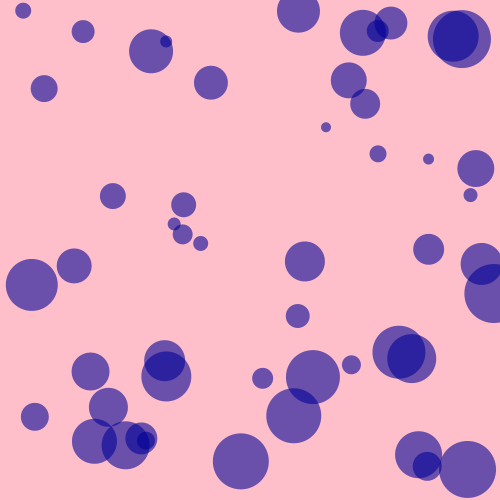
Frame 1 (no input)
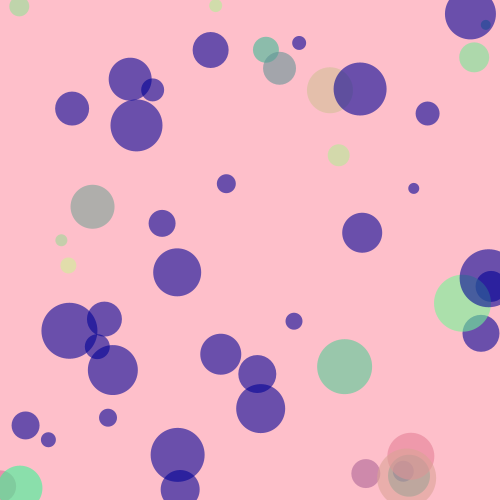
Frame 60 (the mouse pressed at the canvas centre just before this capture)
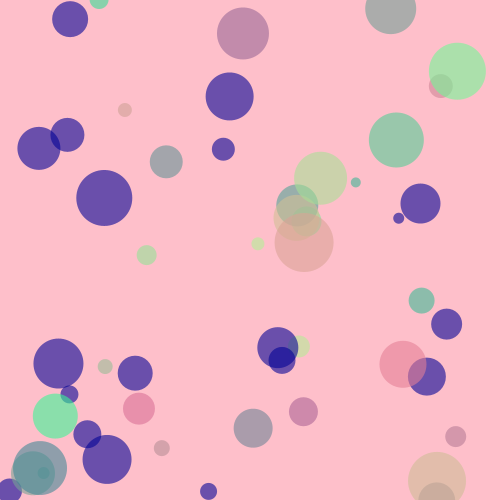
Frame 120 (the mouse held since frame 60 and released just before this capture)

The Processing sketch that drew these frames (run headless with seeded random() and noise(); from frame 60 on, the mouse is pressed at the canvas centre):

// Processing sketch: Day08_5_arrays_bouncingBalls
// ── Day08_5_arrays_bouncingBalls.pde
/*
  Arrays - Velocity & Fill
 
 If there's a datatype or a variable for it, chances are, you can use an 
 array to store it. Here, we'll use arrays to hold additional data about
 velocity (speed in a given direction) and fill. 
 */


int numCircle = 50; // change this to change the # of circles on screen. Must be a whole number.

// remember: datatype, [], name, "new," datatype, and # of things.
float[] r = new float [numCircle]; // r will hold r values for RGB color.
float[] g = new float [numCircle]; // same with g.

float[] circleX = new float [numCircle]; // x positions
float[] velX = new float [numCircle]; // x velocities (speed and direction along x axis)

float[] circleY = new float [numCircle]; // y positions
float[] velY = new float [numCircle]; // y velocities (speed and direction along y axis)


// now let's set these suckers up.
void setup() {
  size(500, 500); // declare the size of your sketch
  smooth(); // use smooth so that your circles are anti-aliased, i.e. not pixely
  noStroke(); // let's leave the stroke off. Comment this out to see it with stroke
  colorMode(RGB, 256); // optional: declare color mode (RGB, HSV, etc.) and the range

  for (int i = 0; i < numCircle; i++) {
    circleX [i] = random(width);
    circleY [i] = random(height);

    velX [i] = random(-3, 3); // the - means that some will go to the left, and others to the right.
    velY [i] = random(-5, 5); // same here, but with up and down.
  }
}


// now let's draw 'em.
void draw() {
  background(255, 192, 203); // background color

  for (int i=0; i<numCircle; i++) { 
    circleX[i]+=velX[i]; // we'll add the x velocity to the x position...
    circleY[i]+=velY[i]; // and the y velocity to the y position. this will cause movement.

    if ((circleX[i]<0)||(circleX[i]>width)) { // if either the xPos is < 0, or the xPos is > width (i.e. it's about to go
                                              // offscreen on either the left or right side...
      velX[i]=velX[i]*-1; // *-1 velocity -- basically, reverse it.
    }

    if ((circleY[i]<0)||(circleY[i]>height)) { // same for height. if it's about to go off the top or bottom...
      velY[i]=velY[i]*-1; // reverse its direction.
    }

    if ((circleY[i]>height || circleY[i] < 0)) { // if the y position is > height or < 0
      r [i] = random(50, 255); // set a new r
      g [i] = random(100, 255); // and a new g
    }
    fill(r[i], g[i], 150, 150); // in any case, fill the circle with the relevant r and g values (b is already 150)
    ellipse(circleX[i], circleY[i], i+10, i+10); // and draw yer circles.
  }
}  
